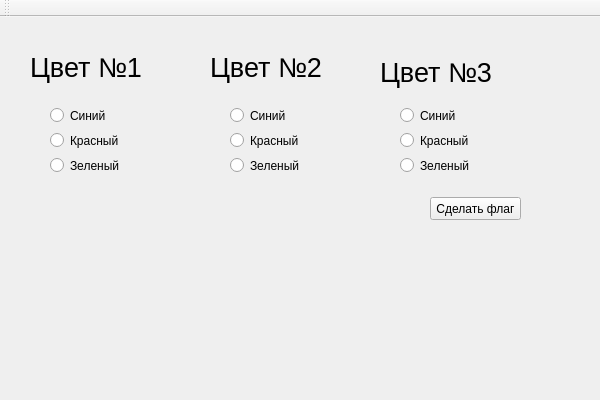
<?xml version="1.0" encoding="UTF-8"?>
<ui version="4.0">
 <class>MainWindow</class>
 <widget class="QMainWindow" name="MainWindow">
  <property name="geometry">
   <rect>
    <x>0</x>
    <y>0</y>
    <width>600</width>
    <height>400</height>
   </rect>
  </property>
  <property name="minimumSize">
   <size>
    <width>600</width>
    <height>400</height>
   </size>
  </property>
  <property name="maximumSize">
   <size>
    <width>600</width>
    <height>400</height>
   </size>
  </property>
  <property name="windowTitle">
   <string>MainWindow</string>
  </property>
  <widget class="QWidget" name="centralwidget">
   <widget class="QLabel" name="color1">
    <property name="geometry">
     <rect>
      <x>30</x>
      <y>30</y>
      <width>121</width>
      <height>41</height>
     </rect>
    </property>
    <property name="font">
     <font>
      <pointsize>20</pointsize>
     </font>
    </property>
    <property name="lineWidth">
     <number>1</number>
    </property>
    <property name="text">
     <string>Цвет №1</string>
    </property>
   </widget>
   <widget class="QLabel" name="color2">
    <property name="geometry">
     <rect>
      <x>210</x>
      <y>30</y>
      <width>121</width>
      <height>41</height>
     </rect>
    </property>
    <property name="font">
     <font>
      <pointsize>20</pointsize>
     </font>
    </property>
    <property name="text">
     <string>Цвет №2</string>
    </property>
   </widget>
   <widget class="QLabel" name="color3">
    <property name="geometry">
     <rect>
      <x>380</x>
      <y>30</y>
      <width>131</width>
      <height>51</height>
     </rect>
    </property>
    <property name="font">
     <font>
      <pointsize>20</pointsize>
     </font>
    </property>
    <property name="text">
     <string>Цвет №3</string>
    </property>
   </widget>
   <widget class="QPushButton" name="btn">
    <property name="geometry">
     <rect>
      <x>430</x>
      <y>180</y>
      <width>91</width>
      <height>23</height>
     </rect>
    </property>
    <property name="text">
     <string>Сделать флаг</string>
    </property>
   </widget>
   <widget class="QLabel" name="ans">
    <property name="geometry">
     <rect>
      <x>70</x>
      <y>230</y>
      <width>400</width>
      <height>17</height>
     </rect>
    </property>
    <property name="minimumSize">
     <size>
      <width>400</width>
      <height>17</height>
     </size>
    </property>
    <property name="text">
     <string/>
    </property>
   </widget>
   <widget class="QRadioButton" name="red3">
    <property name="geometry">
     <rect>
      <x>400</x>
      <y>115</y>
      <width>70</width>
      <height>17</height>
     </rect>
    </property>
    <property name="text">
     <string>Красный</string>
    </property>
    <attribute name="buttonGroup">
     <string notr="true">buttonGroup_3</string>
    </attribute>
   </widget>
   <widget class="QRadioButton" name="green3">
    <property name="geometry">
     <rect>
      <x>400</x>
      <y>140</y>
      <width>70</width>
      <height>17</height>
     </rect>
    </property>
    <property name="text">
     <string>Зеленый</string>
    </property>
    <attribute name="buttonGroup">
     <string notr="true">buttonGroup_3</string>
    </attribute>
   </widget>
   <widget class="QRadioButton" name="blue3">
    <property name="geometry">
     <rect>
      <x>400</x>
      <y>90</y>
      <width>60</width>
      <height>17</height>
     </rect>
    </property>
    <property name="text">
     <string>Синий</string>
    </property>
    <attribute name="buttonGroup">
     <string notr="true">buttonGroup_3</string>
    </attribute>
   </widget>
   <widget class="QRadioButton" name="blue2">
    <property name="geometry">
     <rect>
      <x>230</x>
      <y>90</y>
      <width>60</width>
      <height>17</height>
     </rect>
    </property>
    <property name="text">
     <string>Синий</string>
    </property>
    <attribute name="buttonGroup">
     <string notr="true">buttonGroup_2</string>
    </attribute>
   </widget>
   <widget class="QRadioButton" name="red2">
    <property name="geometry">
     <rect>
      <x>230</x>
      <y>115</y>
      <width>70</width>
      <height>17</height>
     </rect>
    </property>
    <property name="text">
     <string>Красный</string>
    </property>
    <attribute name="buttonGroup">
     <string notr="true">buttonGroup_2</string>
    </attribute>
   </widget>
   <widget class="QRadioButton" name="green2">
    <property name="geometry">
     <rect>
      <x>230</x>
      <y>140</y>
      <width>70</width>
      <height>17</height>
     </rect>
    </property>
    <property name="text">
     <string>Зеленый</string>
    </property>
    <attribute name="buttonGroup">
     <string notr="true">buttonGroup_2</string>
    </attribute>
   </widget>
   <widget class="QRadioButton" name="blue1">
    <property name="geometry">
     <rect>
      <x>50</x>
      <y>90</y>
      <width>60</width>
      <height>17</height>
     </rect>
    </property>
    <property name="text">
     <string>Синий</string>
    </property>
    <attribute name="buttonGroup">
     <string notr="true">buttonGroup</string>
    </attribute>
   </widget>
   <widget class="QRadioButton" name="red1">
    <property name="geometry">
     <rect>
      <x>50</x>
      <y>115</y>
      <width>70</width>
      <height>17</height>
     </rect>
    </property>
    <property name="text">
     <string>Красный</string>
    </property>
    <attribute name="buttonGroup">
     <string notr="true">buttonGroup</string>
    </attribute>
   </widget>
   <widget class="QRadioButton" name="green1">
    <property name="geometry">
     <rect>
      <x>50</x>
      <y>140</y>
      <width>70</width>
      <height>17</height>
     </rect>
    </property>
    <property name="text">
     <string>Зеленый</string>
    </property>
    <attribute name="buttonGroup">
     <string notr="true">buttonGroup</string>
    </attribute>
   </widget>
  </widget>
  <widget class="QMenuBar" name="menubar">
   <property name="geometry">
    <rect>
     <x>0</x>
     <y>0</y>
     <width>600</width>
     <height>21</height>
    </rect>
   </property>
  </widget>
  <widget class="QToolBar" name="toolBar">
   <property name="windowTitle">
    <string>toolBar</string>
   </property>
   <attribute name="toolBarArea">
    <enum>TopToolBarArea</enum>
   </attribute>
   <attribute name="toolBarBreak">
    <bool>false</bool>
   </attribute>
  </widget>
 </widget>
 <resources/>
 <connections/>
 <buttongroups>
  <buttongroup name="buttonGroup"/>
  <buttongroup name="buttonGroup_3"/>
  <buttongroup name="buttonGroup_2"/>
 </buttongroups>
</ui>
